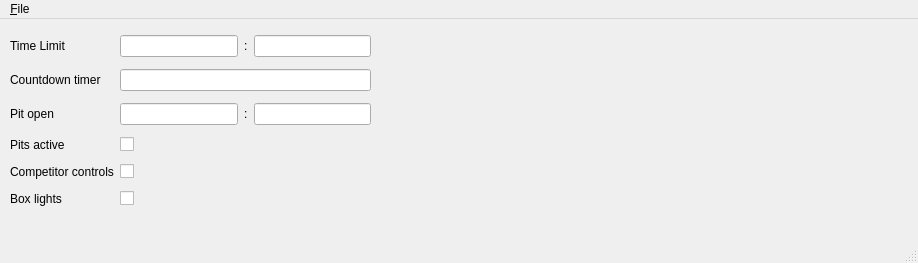
<?xml version="1.0" encoding="UTF-8"?>
<ui version="4.0">
 <class>MainWindow</class>
 <widget class="QMainWindow" name="MainWindow">
  <property name="geometry">
   <rect>
    <x>0</x>
    <y>0</y>
    <width>918</width>
    <height>263</height>
   </rect>
  </property>
  <property name="windowTitle">
   <string>MainWindow</string>
  </property>
  <widget class="QWidget" name="centralwidget">
   <widget class="QWidget" name="gridLayoutWidget">
    <property name="geometry">
     <rect>
      <x>10</x>
      <y>10</y>
      <width>361</width>
      <height>188</height>
     </rect>
    </property>
    <layout class="QGridLayout" name="gridLayout">
     <item row="3" column="0">
      <widget class="QLabel" name="label_4">
       <property name="text">
        <string>Pits active</string>
       </property>
      </widget>
     </item>
     <item row="0" column="0">
      <widget class="QLabel" name="label">
       <property name="text">
        <string>Time Limit</string>
       </property>
      </widget>
     </item>
     <item row="1" column="0">
      <widget class="QLabel" name="label_2">
       <property name="text">
        <string>Countdown timer</string>
       </property>
      </widget>
     </item>
     <item row="2" column="0">
      <widget class="QLabel" name="label_3">
       <property name="text">
        <string>Pit open</string>
       </property>
      </widget>
     </item>
     <item row="4" column="0">
      <widget class="QLabel" name="label_5">
       <property name="text">
        <string>Competitor controls</string>
       </property>
      </widget>
     </item>
     <item row="5" column="0">
      <widget class="QLabel" name="label_6">
       <property name="text">
        <string>Box lights</string>
       </property>
      </widget>
     </item>
     <item row="3" column="1">
      <widget class="QCheckBox" name="ActivePits">
       <property name="text">
        <string/>
       </property>
      </widget>
     </item>
     <item row="4" column="1">
      <widget class="QCheckBox" name="CompControls">
       <property name="text">
        <string/>
       </property>
      </widget>
     </item>
     <item row="5" column="1">
      <widget class="QCheckBox" name="BlinkingLights">
       <property name="text">
        <string/>
       </property>
      </widget>
     </item>
     <item row="0" column="1">
      <layout class="QHBoxLayout" name="horizontalLayout">
       <item>
        <widget class="QLineEdit" name="TimeLimitMinute"/>
       </item>
       <item>
        <widget class="QLabel" name="label_7">
         <property name="text">
          <string>:</string>
         </property>
        </widget>
       </item>
       <item>
        <widget class="QLineEdit" name="TimeLimitSecond"/>
       </item>
      </layout>
     </item>
     <item row="2" column="1">
      <layout class="QHBoxLayout" name="horizontalLayout_3">
       <item>
        <widget class="QLineEdit" name="PitOpenTimeMinute"/>
       </item>
       <item>
        <widget class="QLabel" name="label_9">
         <property name="text">
          <string>:</string>
         </property>
        </widget>
       </item>
       <item>
        <widget class="QLineEdit" name="PitOpenTimeSecond"/>
       </item>
      </layout>
     </item>
     <item row="1" column="1">
      <widget class="QLineEdit" name="CountdownDuration"/>
     </item>
    </layout>
   </widget>
  </widget>
  <widget class="QMenuBar" name="menubar">
   <property name="geometry">
    <rect>
     <x>0</x>
     <y>0</y>
     <width>918</width>
     <height>23</height>
    </rect>
   </property>
   <widget class="QMenu" name="menu_File">
    <property name="title">
     <string>&amp;File</string>
    </property>
    <addaction name="action_load"/>
    <addaction name="action_Revert"/>
    <addaction name="action_Save"/>
   </widget>
   <addaction name="menu_File"/>
  </widget>
  <widget class="QStatusBar" name="statusbar"/>
  <action name="action_load">
   <property name="text">
    <string>&amp;Load</string>
   </property>
   <property name="shortcut">
    <string>Ctrl+O</string>
   </property>
  </action>
  <action name="action_Save">
   <property name="text">
    <string>&amp;Save</string>
   </property>
   <property name="shortcut">
    <string>Ctrl+S</string>
   </property>
  </action>
  <action name="action_Revert">
   <property name="text">
    <string>&amp;Revert</string>
   </property>
  </action>
 </widget>
 <tabstops>
  <tabstop>TimeLimitMinute</tabstop>
  <tabstop>TimeLimitSecond</tabstop>
  <tabstop>CountdownDuration</tabstop>
  <tabstop>PitOpenTimeMinute</tabstop>
  <tabstop>PitOpenTimeSecond</tabstop>
  <tabstop>ActivePits</tabstop>
  <tabstop>CompControls</tabstop>
  <tabstop>BlinkingLights</tabstop>
 </tabstops>
 <resources/>
 <connections/>
</ui>
